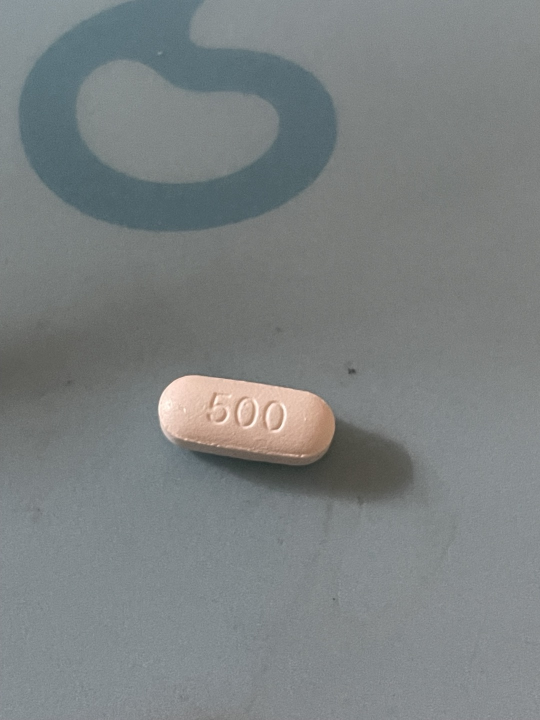
#> input picture FE/App/src/DL/images/a.png, 1080 x 1440 px, found by its file name (shown at 1/2 size)
$ python crop_pill.py
#> lines starting #> are read from the running program, lines starting #| are printed output that depends on the picture; after the words box and inside, x2 and y2 are one past the last pixel; in counts of white or black regions, pixels touching at a corner belong together
import os
import cv2
import numpy as np

def detect_and_crop_pill(image_path, output_dir, output_size=(224, 224)):
    # 1. 이미지 로드
#> called with output_size = (224, 224)
    img = cv2.imread(image_path)
#> img is the input picture: shape (1440, 1080, 3); mean B, G, R 129.3, 128.8, 123.7
    if img is None:
        print("이미지를 불러오지 못했습니다.")
        return False

    # 2. 가우시안 블러 적용 (노이즈 제거)
    blurred = cv2.GaussianBlur(img, (7, 7), 0)

    # 3. Canny 엣지 검출로 경계 탐지
    edges = cv2.Canny(blurred, 50, 150)
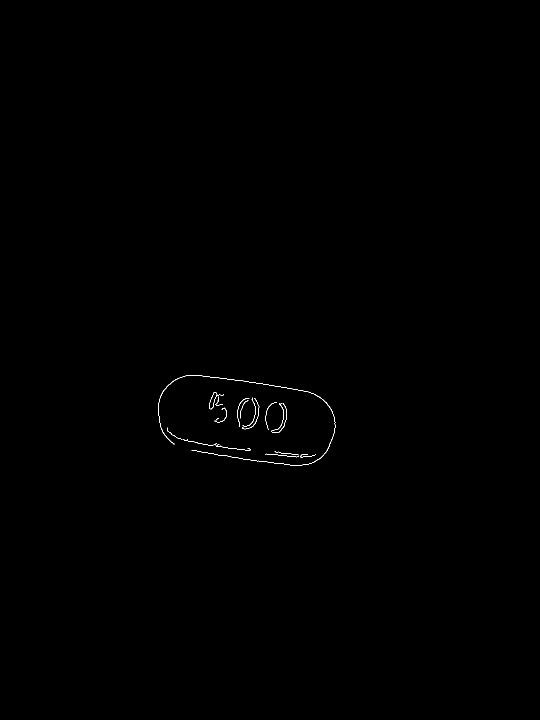
#> edges: shape (1440, 1080) (shown at 1/2 size); 0.13% white in thin lines or dots, all inside (x1, y1, x2, y2) = (316, 750, 671, 931)

    # 4. 윤곽선 찾기
    contours, _ = cv2.findContours(edges, cv2.RETR_EXTERNAL, cv2.CHAIN_APPROX_SIMPLE)
#> contours = 17 contours, 15 with area under 20; largest, box (x1, y1, x2, y2) and area: (316, 750, 671, 931) 110, (542, 806, 574, 866) 36

    if not contours:
        print("알약을 찾을 수 없습니다.")
        return False

    # 5. 가장 큰 윤곽선 찾기 (면적 기준)
    largest_contour = max(contours, key=cv2.contourArea)
#> largest_contour = contour of 632 points, box (x1, y1, x2, y2) (316, 750, 671, 931), area 110

    # 6. 경계 상자 계산
    x, y, w, h = cv2.boundingRect(largest_contour)
#> x = 316; y = 750; w = 355; h = 181

    # 7. 정사각형 크롭: 더 큰 쪽 기준으로 확장
    max_side = max(w, h)
#> max_side = 355
    center_x, center_y = x + w // 2, y + h // 2
#> center_x = 493; center_y = 840
    half_side = max_side // 2 + 10  # 여유 공간 추가
#> half_side = 187

    # 이미지 경계 넘지 않도록 조정
    x1 = max(0, center_x - half_side)
#> x1 = 306
    y1 = max(0, center_y - half_side)
#> y1 = 653
    x2 = min(img.shape[1], center_x + half_side)
#> x2 = 680
    y2 = min(img.shape[0], center_y + half_side)
#> y2 = 1027

    # 8. 이미지 크롭
    cropped_img = img[y1:y2, x1:x2]
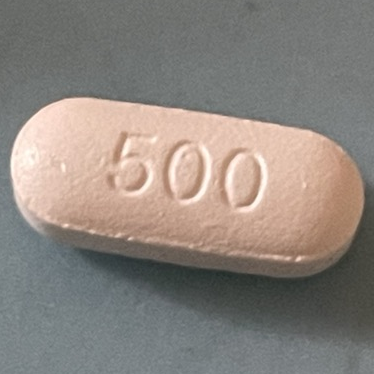
#> cropped_img: shape (374, 374, 3); mean B, G, R 126.4, 132.9, 140.5

    # 9. 비율 유지하며 224x224로 리사이즈
    resized_img = cv2.resize(cropped_img, output_size, interpolation=cv2.INTER_AREA)

    # 10. 크롭된 이미지 저장
    os.makedirs(output_dir, exist_ok=True)
    output_path = os.path.join(output_dir, 'cropped_pill.png')
    cv2.imwrite(output_path, resized_img)

    print(f"크롭된 이미지가 {output_path}에 저장되었습니다.")
    return True

# 경로 설정
image_path = r'C:\Users\User\Desktop\Peep_Project\Peep_ByeolAttie\FE\App\src\DL\images\a.png'
output_dir = r'C:\Users\User\Desktop\Peep_Project\Peep_ByeolAttie\FE\App\src\DL\images'

# 함수 실행
success = detect_and_crop_pill(image_path, output_dir)

if not success:
    print("알약 크롭에 실패했습니다.")
